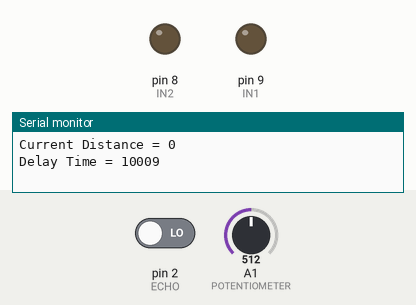
This sketch was run on a simulated Arduino Uno, built with avr-gcc and run on an emulated ATmega328P. Shown: output pins drawn as LEDs (lit = HIGH), the last lines printed to the serial monitor. Inputs (shaded band) come from the test bench; at power-on: A1 (POTENTIOMETER) = 512, pin 2 (ECHO) LOW. Pins used as bus, display or sensor lines are not drawn.

Above: at 1.2 s.
1.3 s: A1 (POTENTIOMETER) set to 30
12.5 s: A1 (POTENTIOMETER) set to 122
At 13.5 s:
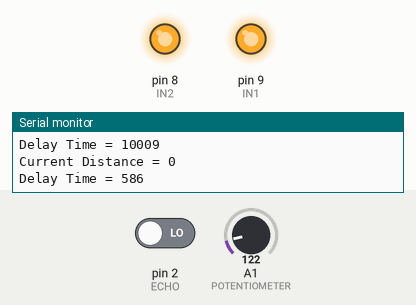
Timing chart, 0 to 22.0 s (numbered marks = the images above; inputs shaded):
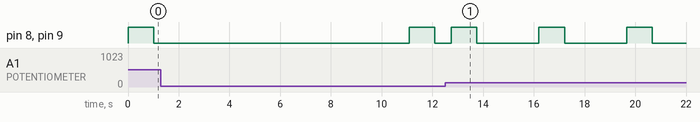

Measured:
- after the input at 12.5 s, pin 8 (IN2), pin 9 (IN1): alternates HIGH for 1.0 s and LOW for 2.4 s, starting after 3.7 s

The sketch:

tunnel.ino
```cpp
#define TRIGGER 3
#define ECHO 2
#define LAZER 6
#define MAXDISTANCE 40
#define VCC1 13
#define VCC2 11
#define VCC3 5
#define GND1 12
#define GND2 6
#define IN1 9
#define IN2 8

const int POTENTIOMETER = A1;


void setup() {
  // put your setup code here, to run once:

  pinMode(TRIGGER, OUTPUT);
  pinMode(ECHO, INPUT);
  pinMode(VCC1, OUTPUT);
  pinMode(GND1, OUTPUT);
  pinMode(IN1, OUTPUT);
  pinMode(IN2, OUTPUT);
  pinMode(VCC2, OUTPUT);

  digitalWrite(IN1, HIGH);
  digitalWrite(IN2, HIGH);
  digitalWrite(VCC1, HIGH);
  digitalWrite(VCC2, HIGH);
  digitalWrite(VCC3, HIGH);
  digitalWrite(GND1, LOW);
  digitalWrite(GND2, LOW);

  Serial.begin(9600);
}

void loop() {
  // put your main code here, to run repeatedly:

  int curDistance = fnCalcDistance();
  //int maxDistance = fnGetDistance();

  if (curDistance <= MAXDISTANCE) {
    //on the relay
    digitalWrite(IN1, LOW);
    digitalWrite(IN2, LOW);

    delay(fnGetDelayTime());

    //off the relay
    digitalWrite(IN1, HIGH);
    digitalWrite(IN2, HIGH);
  }
}
/*
int fnGetDistance() {
  int value = analogRead(POTENTIOMETER2);
  Serial.print("Value P2: ");
  Serial.println(value);
  int maxDistance = map(value, 0, 1023, 0, 60);
  Serial.print("MAX DISTANCE: ");
  Serial.println(maxDistance);
  return maxDistance;
}
*/

int fnCalcDistance() {
  digitalWrite(TRIGGER, LOW);
  delay(2);
  digitalWrite(TRIGGER, HIGH);
  delay(10);
  digitalWrite(TRIGGER, LOW);

  long d = pulseIn(ECHO, HIGH);
  int distance = d * 0.034 / 2;

  Serial.print("Current Distance = ");
  Serial.println(distance);

  return distance;
}

long fnGetDelayTime() {
  int curValue = analogRead(POTENTIOMETER);
  delay(60);
  int delayTime = map(curValue, 0, 1023, 0, 20000);

  Serial.print("Delay Time = ");
  Serial.println(delayTime);

  if(delayTime == 20000) {
    delayTime = 3000;
  }
  return delayTime;
}
```
